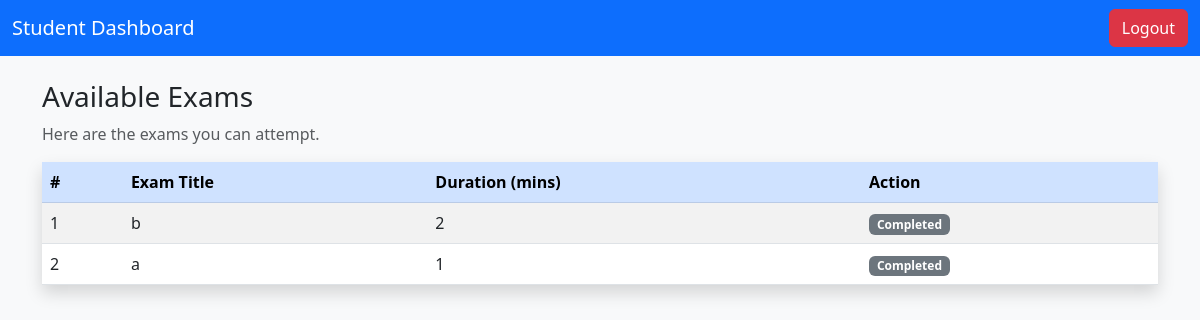
The app's page /student/exams (signed in) with its own data.
### models/exam.py (models this page shows)
class Exam(db.Model):
    __tablename__ = "exams"
    id = db.Column(db.Integer, primary_key=True)
    title = db.Column(db.String(100), nullable=False)
    duration = db.Column(db.Integer, nullable=False, default=30)
    created_by = db.Column(db.Integer, db.ForeignKey("users.id"), nullable=False)
    questions = db.relationship("Question", backref="exam", cascade="all, delete-orphan", lazy=True)
    results = db.relationship("Result", backref="exam", cascade="all, delete-orphan", lazy=True)
    enrollments = db.relationship("Enrollment", back_populates="exam", lazy=True, cascade="all, delete-orphan")
    creator = db.relationship("User", back_populates="exams")

### routes/student_routes.py (the view)
@student_bp.route("/exams")
@login_required
def available_exams():
    if current_user.role != "student":
        return "Unauthorized", 403
    exams = Exam.query.filter_by(created_by=current_user.teacher_id).all()
    return render_template("student_exams.html", exams=exams)

### app.py (called while the page is built)
def create_app():
    app = Flask(__name__, instance_relative_config=True)
    app.config.from_object("config.Config")
    app.config.from_pyfile("config.py", silent=True)
    db.init_app(app)
    login_manager.init_app(app)
    @login_manager.user_loader
    def load_user(user_id):
        return User.query.get(int(user_id))
    app.register_blueprint(auth_bp)
    app.register_blueprint(admin_bp)
    app.register_blueprint(student_bp)
    @app.route("/")
    def index():
        return render_template("landing.html")   # shows login/register options
    return app

### templates/student_exams.html (shortened to what this page needs)
<!DOCTYPE html>
<html lang="en">
<head>
  <link href="https://cdn.jsdelivr.net/npm/bootstrap@5.3.0/dist/css/bootstrap.min.css" rel="stylesheet">
</head>
<body class="bg-light">
  <nav class="navbar navbar-dark bg-primary">
    <div class="container-fluid">
      <a class="navbar-brand" href="{{ url_for('student.dashboard') }}">Student Dashboard</a>
      <a href="{{ url_for('auth.logout') }}" class="btn btn-danger">Logout</a>
    </div>
  </nav>
  <div class="container mt-4">
    <h3>Available Exams</h3>
    <p class="text-muted">Here are the exams you can attempt.</p>
    {% if exams %}
    <table class="table table-striped table-hover shadow">
      <thead class="table-primary">
        <tr>
          <th>#</th>
          <th>Exam Title</th>
          <th>Duration (mins)</th>
          <th>Action</th>
        </tr>
      </thead>
      <tbody>
        {% for exam in exams %}
        <tr>
          <td>{{ loop.index }}</td>
          <td>{{ exam.title }}</td>
          <td>{{ exam.duration }}</td>
          <td>
            {% set enrollment = exam.enrollments | selectattr("user_id", "equalto", current_user.id) | first %}
            {% set result = exam.results | selectattr("user_id", "equalto", current_user.id) | first %}
            {% if not enrollment %}
            <form method="POST" action="{{ url_for('student.enroll_exam', exam_id=exam.id) }}">
              <button class="btn btn-sm btn-primary">Enroll</button>
            </form>
            {% elif not enrollment.is_approved %}
            <span class="badge bg-warning">Pending Approval</span>
            {% elif result %}
            <span class="badge bg-secondary">Completed</span>
            {% else %}
            <a href="{{ url_for('student.take_exam', exam_id=exam.id) }}" class="btn btn-success btn-sm">Start</a>
            {% endif %}
          </td>
        </tr>
        {% endfor %}
      </tbody>
    </table>
    {% else %}
    <div class="alert alert-secondary text-center">No exams available to attempt.</div>
    {% endif %}
  </div>
</body>
</html>

### records on screen
Exam: title "b", duration "2"
Exam: title "a", duration "1"
